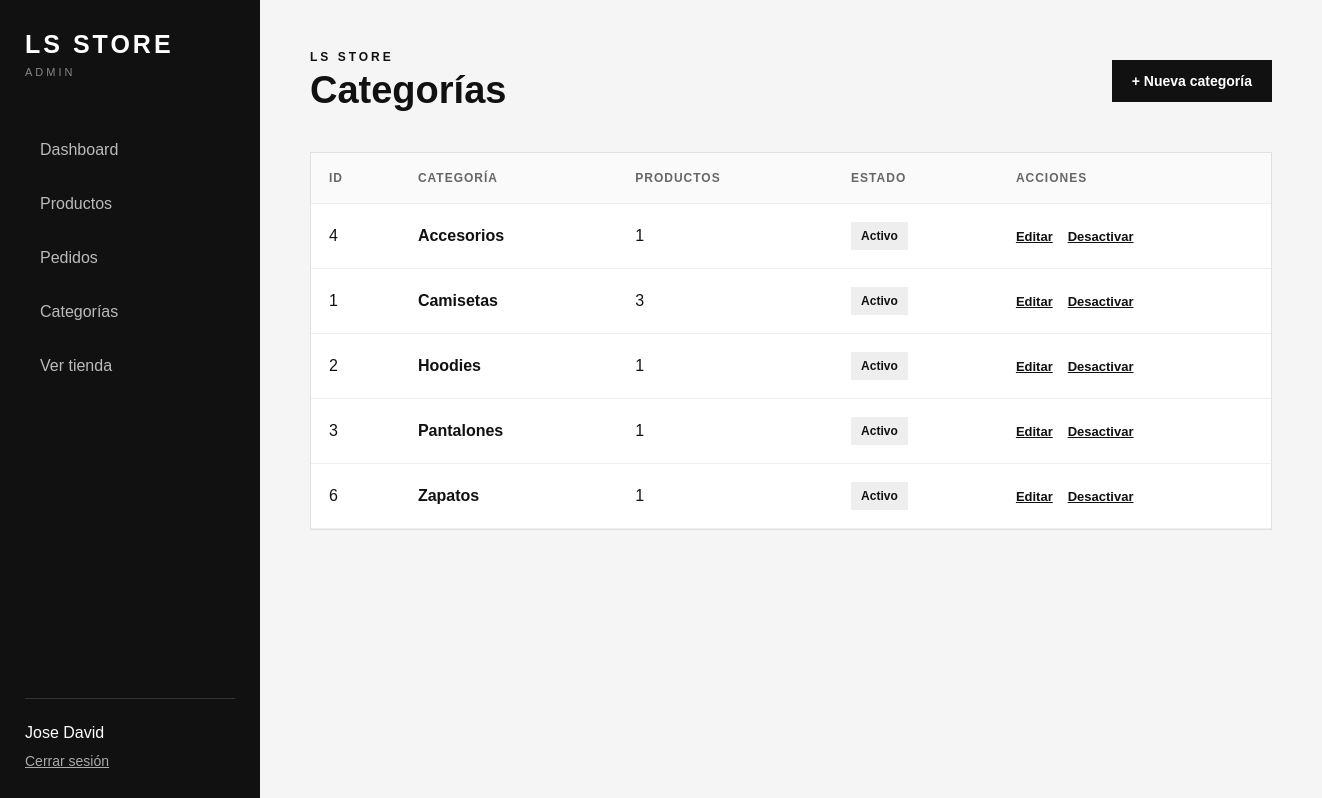
/admin/categorias/index.php (signed in), run on the app's committed database.
### tables this page shows
CREATE TABLE `categorias` (
  `id` int(11) NOT NULL,
  `nombre` varchar(100) NOT NULL,
  `estado` varchar(20) NOT NULL
);

### admin/categorias/index.php (the view, shortened to what this page needs)
<?php
require_once __DIR__ . "/../../config/conexion.php";
$sql = "
    SELECT
        categorias.id,
        categorias.nombre,
        categorias.estado,
        COUNT(productos.id) AS total_productos
    FROM categorias
    LEFT JOIN productos
        ON categorias.id = productos.categoria_id
    GROUP BY
        categorias.id,
        categorias.nombre,
        categorias.estado
    ORDER BY categorias.nombre ASC
";
$resultado_categorias =
    $conexion->query($sql);
?>
<!DOCTYPE html>
<html lang="es">
<head>
    <link
        rel="stylesheet"
        href="../../assets/css/admin.css"
    >
</head>
<body>
<div class="admin-layout">
    <?php
        require_once __DIR__ .
            "/../includes/sidebar.php";
    ?>
    <main class="admin-main">
        <div class="admin-cabecera">
            <div>
                <p>
                    LS STORE
                </p>
                <h1>
                    Categorías
                </h1>
            </div>
            <a
                href="crear.php"
                class="admin-btn-principal"
            >
                + Nueva categoría
            </a>
        </div>
        <section class="admin-panel">
            <div class="admin-tabla-contenedor">
                <table class="admin-tabla">
                    <thead>
                        <tr>
                            <th>
                                ID
                            </th>
                            <th>
                                Categoría
                            </th>
                            <th>
                                Productos
                            </th>
                            <th>
                                Estado
                            </th>
                            <th>
                                Acciones
                            </th>
                        </tr>
                    </thead>
                    <tbody>
                    <?php if (
                        $resultado_categorias->num_rows === 0
                    ): ?>
                        <tr>
                            <td colspan="5">
                                No hay categorías registradas.
                            </td>
                        </tr>
                    <?php else: ?>
                        <?php while (
                            $categoria =
                                $resultado_categorias
                                    ->fetch_assoc()
                        ): ?>
                            <tr>
                                <td>
                                    <?php
                                        echo (int)
                                            $categoria["id"];
                                    ?>
                                </td>
                                <td>
                                    <strong>
                                        <?php
                                            echo htmlspecialchars(
                                                $categoria["nombre"]
                                            );
                                        ?>
                                    </strong>
                                </td>
                                <td>
                                    <?php
                                        echo (int)
                                            $categoria[
                                                "total_productos"
                                            ];
                                    ?>
                                </td>
                                <td>
                                    <span
                                        class="admin-estado <?php
                                            echo
                                                $categoria["estado"]
                                                === "activo"
                                                ? "estado-activo"
                                                : "estado-inactivo";
                                        ?>"
                                    >
                                        <?php
                                            echo htmlspecialchars(
                                                ucfirst(
                                                    $categoria["estado"]
                                                )
                                            );
                                        ?>
                                    </span>
                                </td>
                                <td>
                                    <div class="admin-acciones">
                                        <a
                                            href="editar.php?id=<?php
                                                echo (int)
                                                    $categoria["id"];
                                            ?>"
                                        >
                                            Editar
                                        </a>
                                        <form
                                            action="estado.php"
                                            method="POST"
                                        >
                                            <button
                                                type="submit"
                                                class="admin-btn-link"
                                            >
                                                <?php if (
                                                    $categoria["estado"]
                                                    === "activo"
                                                ): ?>
                                                    Desactivar
                                                <?php else: ?>
                                                    Activar
                                                <?php endif; ?>
                                            </button>
                                        </form>
                                    </div>
                                </td>
                            </tr>
                        <?php endwhile; ?>
                    <?php endif; ?>
                    </tbody>
                </table>
            </div>
        </section>
    </main>
</div>
</body>
</html>

### assets/css/admin.css (style rules this page uses)
* { margin: 0; padding: 0; box-sizing: border-box; }
body { font-family: Arial, sans-serif; background-color: #f5f5f5; color: #111111; }
.admin-layout { display: grid; grid-template-columns: 260px 1fr; min-height: 100vh; }
.admin-main { padding: 50px; }
.admin-cabecera { display: flex; justify-content: space-between; align-items: center; margin-bottom: 40px; }
.admin-cabecera p { margin-bottom: 5px; font-size: 12px; font-weight: bold; letter-spacing: 3px; }
.admin-cabecera h1 { font-size: 38px; }
.admin-panel { background-color: white; border: 1px solid #e0e0e0; }
.admin-btn-principal { display: inline-block; padding: 13px 20px; background-color: #111111; color: white; text-decoration: none; font-size: 14px; font-weight: bold; }
.admin-tabla-contenedor { width: 100%; overflow-x: auto; }
.admin-tabla { width: 100%; border-collapse: collapse; min-width: 950px; }
.admin-tabla th, .admin-tabla td { padding: 18px; text-align: left; border-bottom: 1px solid #eeeeee; }
.admin-tabla th { background-color: #fafafa; color: #666666; font-size: 12px; text-transform: uppercase; letter-spacing: 1px; }
.admin-estado { display: inline-block; padding: 7px 10px; font-size: 12px; font-weight: bold; }
.estado-activo { background-color: #eeeeee; color: #111111; }
.admin-acciones { display: flex; align-items: center; gap: 15px; }
.admin-acciones a, .admin-btn-link { color: #111111; font-size: 13px; font-weight: bold; text-decoration: underline; }
.admin-btn-link { padding: 0; border: none; background: none; cursor: pointer; }

### data on the page
categorias: id "4", nombre "Accesorios", categoria "1", estado "Activo", shows "Desactivar"
categorias: id "1", nombre "Camisetas", categoria "3", estado "Activo", shows "Desactivar"
categorias: id "2", nombre "Hoodies", categoria "1", estado "Activo", shows "Desactivar"
categorias: id "3", nombre "Pantalones", categoria "1", estado "Activo", shows "Desactivar"
categorias: id "6", nombre "Zapatos", categoria "1", estado "Activo", shows "Desactivar"

### other printed values
$_SESSION["nombres"] "Jose David"
